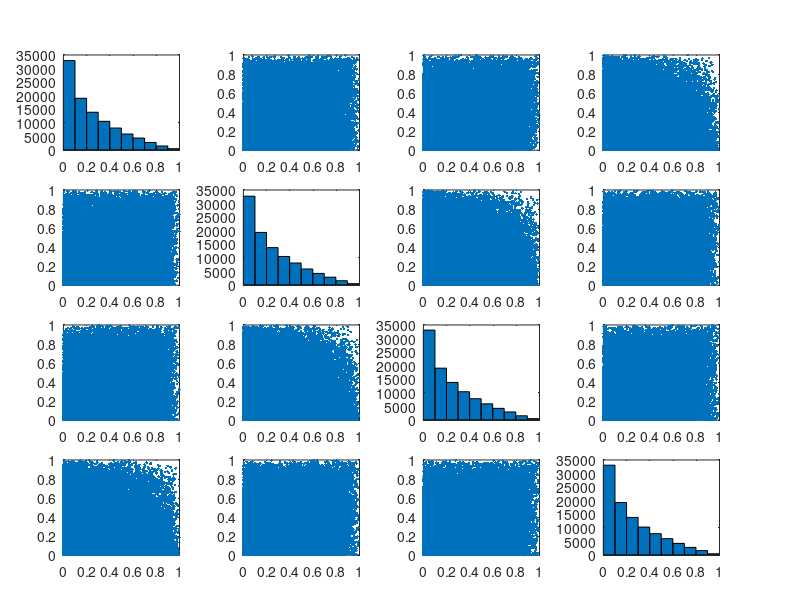

Source code (MATLAB): (Note: this script raises an error after producing the figure.)
%% Kronecker Rank
%
%   I try to generate plots that describe the set ofpossible rank one
%   matrices.
%
% Auth: Joshua Pickard
%       jpic@umich.edu
% Date: April 29, 2023

%% Kronecker decomposed matrices

pts = 100000;
data = zeros(pts, 4);
for i=1:pts
    x = rand(2,1);
    y = rand(2,1);
    data(i,:) = kron(x,y);
end

figure;
labels = ["x_1","x_2","x_3","x_4"];
[h,ax] = plotmatrix(data);                        % create a 4 x 4 matrix of plots
for i = 1:4                                       % label the plots
  xlabel(ax(4,i), labels{i});
  ylabel(ax(i,1), labels{i});
end

figure;
scatter3(data(:,1),data(:,2),data(:,3),40,data(:,4),'filled')    % draw the scatter plot
xlabel("x_1"); ylabel("x_2"); zlabel("x_3"); title('Color is x_4')

%% Possibl matrices

pts = 100000;
data = rand(pts, 4);
figure;
labels = ["x_1","x_2","x_3","x_4"];
[h,ax] = plotmatrix(data);                        % create a 4 x 4 matrix of plots
for i = 1:4                                       % label the plots
  xlabel(ax(4,i), labels{i});
  ylabel(ax(i,1), labels{i});
end

figure;
scatter3(data(:,1),data(:,2),data(:,3),40,data(:,4),'filled')    % draw the scatter plot
xlabel("x_1"); ylabel("x_2"); zlabel("x_3"); title('Color is x_4')

